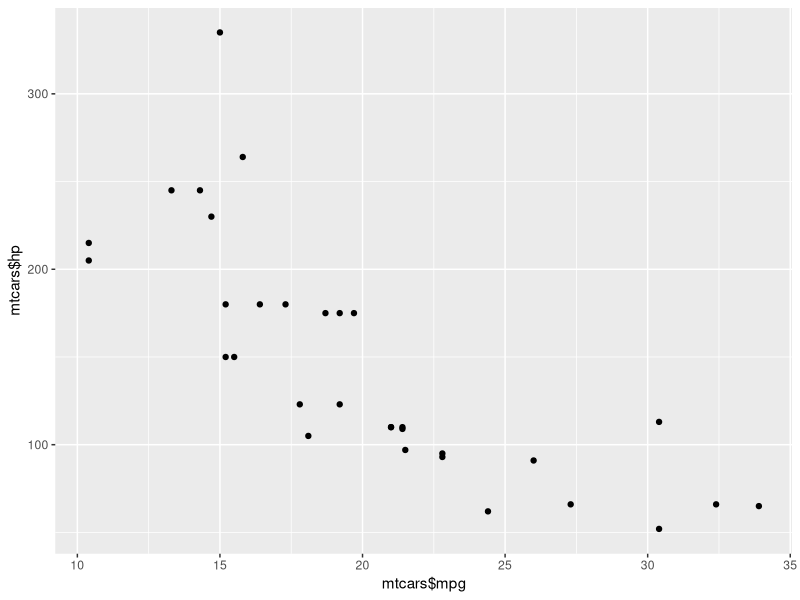
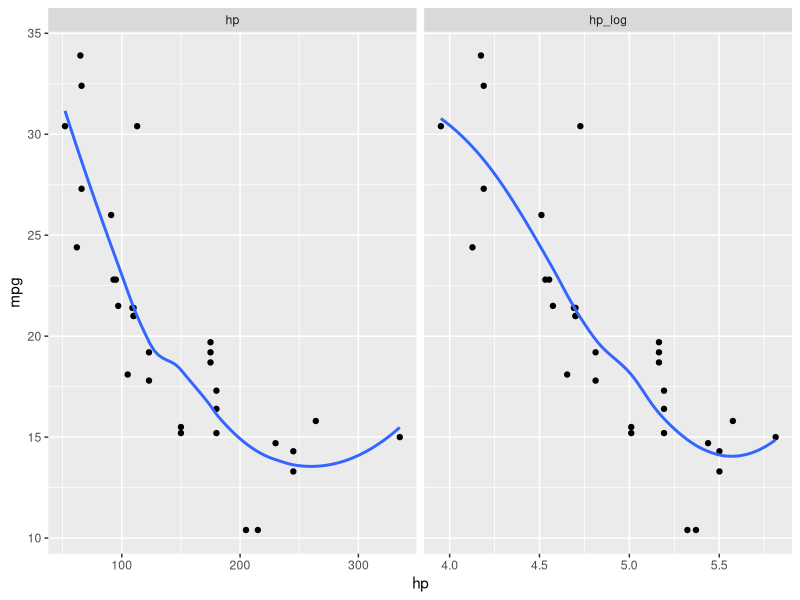

Here is the R script that generated these plots, in order:
library(tidyverse)
library(broom)
options(scipen = 999)

# Normal: mpg vs hp
qplot(mtcars$mpg, mtcars$hp)

## Normal vs log-scale
mtcars %>%
  select(mpg, hp) %>%
  mutate(hp_log = log(hp)) %>%
  pivot_longer(cols=c('hp','hp_log'), 
               names_to = 'scale', values_to = 'hp') %>%
  ggplot(aes(x=hp, y=mpg)) + 
  facet_grid(~scale, scales = 'free_x') + 
  geom_point() + 
  geom_smooth(method='loess', se=F)


# Linear-Log Modell ----------------------------------------------------

## Modelle  
mod      <- lm(mpg ~ hp,      data=mtcars)
mod_log  <- lm(mpg ~ log(hp), data=mtcars)

(hp_est    <- coef(mod)['hp'])              # -0.0682
(hp_log_est <- coef(mod_log)['log(hp)'])    # -10.76418 
# Anstieg in hp = 1% resultiert 
# in anstieg von -10.76418 * 0.01 = -0.1071071 in mpg
# => NICHT:   1%-increase in hp ist assoziert mit coef     anstieg in Y
#    SNODERN: 1%-increase in hp ist assoziert mit coef/100 anstieg in Y

# Anstieg 1% anstieg = ansteig in log(hp) um log(1.01) ~ 0.01 
# => deshalb coef/100
# aufpassen: coef/100 ist absolut - ungleich coef% 

### Beispiel von 1% Anstieg
# beta_log(hp) = -10.76
# 1% Anstieg in X => coef * 0.01 anstieg in Y  -0.1071071
# Anstieg in Y = -0.1071071
y_1 <- predict(mod_log, newdata = data.frame(hp=c(200)))[[1]]
y_2 <- predict(mod_log, newdata = data.frame(hp=c(202)))[[1]] # anstieg um 1%
(diff <-  y_2 - y_1) 
# Anstieg in Y = -0.1071071

# 20% anstieg in X ist  mit coef * log(1.01) = coef * 0.01 anstieg assoziert
# 20% anstieg in X wäre mit coef * log(1.20) = coef * 0.18 anstieg assoziert

log(1.01)  #  = 0.009950331 = ~0.01 
# => Der Anstieg auf normaler Skala zm 1% 
#    entspricht dem addivten Anstieg um 0.01 auf log-skala
#    dh. steigt X um 1% wird auf log skala 0.01 dazu addiert, 
#        und das resultat mit coef multipliziert. 
#        => dh. Wert mit dem coef multipliert wird verändert sich
# => rechtfertigung für natural log interpretation als
#    "1% prozent in X für zu (absolutem) coef-unit anstieg in Y
mod_log



### Illustration
# X steigt um 1% = X * 1.01 => dann steigt der log um log(1.01) ~ 0.01 = 1%
# X <- 6
## Wert & Prozentanstieg auf normaler Skala
6 + 0.06             # Steigung um 1% = 6.6                
## Wert und Steigerung auf Log-Skala
log(6)               # Wert log scala                 = 1.79175
log(1.01)            # Anstieg in log-scala           ~ 0.01
                     # Anstieg von 6 auf 6.6 mutltipliktiv ausgedrückt = 1.01
## Addieren, weil auf normaler skala steigt = additiv (X steigt um 1% nicht log(X))
log(6) + log(1.01)   # Steigerung des Log um log(1.01) = 1.80171
# = log(6)  + 0.01 
# = 1.79175 + 0.01  = 1.80171
log(6 * 1.01)        # log regel                     = 1.80171
log(6.06)            #                               = 1.80171
# Rücktransformation: Erhöhung für zu richtigem Anstieg auf normaler Skala
exp(1.80171)         # 6.6

# => 0.18 =  18 * coef unit increase in Y?
log(6) + log(1.18)


# 1% anstieg auf normaler skala ~ log(1.01) anstieg auf multiplikative log-scala 
# = log(X) + log(1.01) = log(X * 1.01)) 
#
# 6 * 1.01 = 6 + 0.06 = 6.06
# log(6)  + log(1.01) = log(6 * 1.01) = log(6.06) = 1.80171
# 1.79175 +   0.01    = 1.80171
# => additiver Anstieg um 0.01 auf logscala

## fox
# Increasing X by 1% is equivalent to multiplying it by 1.01, 
# which in turn implies that the log of X increases by log10(1.01) = 0.00432.



# Log-Linear Modell ------------------------------------------------------

##### Log Transformation von abhängiger Variable
mod_y_log <- lm(log(mpg) ~ hp, data=mtcars); summary(mod_y_log)
(coef_hp <- coef(mod_y_log)[['hp']])
(intercept <- coef(mod_y_log)[['(Intercept)']])

y_1 <- predict(mod_y_log, newdata = data.frame(hp=c(200)))[[1]]
y_2 <- predict(mod_y_log, newdata = data.frame(hp=c(201)))[[1]] # 1 UNIT anstieg(vs 1%) anstieg
## Interpretation
# 1-Unit increase in X ist assoziiert
# mit e^coef-prozent Anstieg in Y (auf normaler Skala)

## Multiplikativer Anstieg
exp(coef_hp)  # 0.9965771 = 0.003% pro unit 
# Check 
exp(y_1)                  # für hp=200 auf normaler skala   = 16.03414 
exp(y_1) * exp(coef_hp)   # Unit increase simulieren        = 15.97925
exp(y_2)                  # Modell                          = 15.97925 √

# 5 Unit increase => jede unit jweils einen 1% increase (multiplikativ) 
# => 5-mal anwenden
y_1 <- predict(mod_y_log, newdata = data.frame(hp=c(200)))[[1]]
y_2 <- predict(mod_y_log, newdata = data.frame(hp=c(205)))[[1]] 
exp(y_1) * (exp(coef_hp) ** 5) # 15.7616
exp(y_2)                       # 15.7616 √
